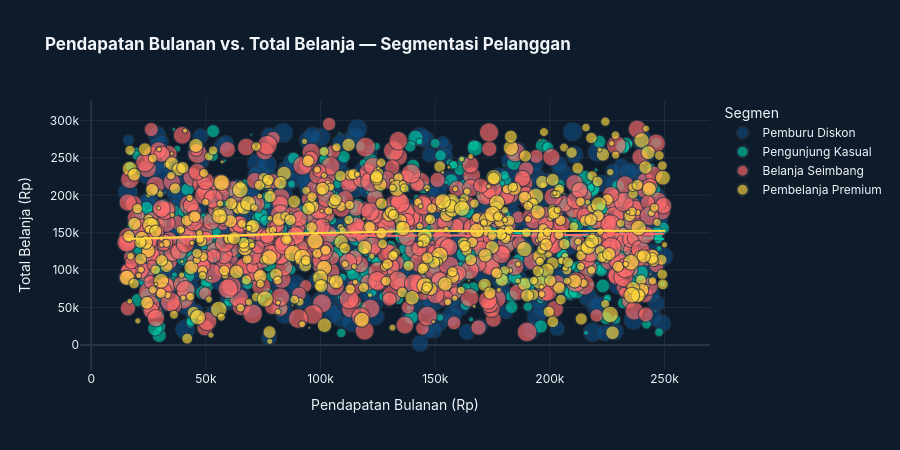

The code cell stored with this chart in its notebook:
### Markdown cell above
### Visual 3 — Pendapatan vs. Total Belanja per Segmen Pelanggan

**Insight:** Apakah pendapatan menjadi driver utama pola belanja? Bagaimana segmen terbentuk?

### Code cell
sample_df = df.sample(2000, random_state=42)

fig3 = px.scatter(
    sample_df, x="pendapatan_bulanan", y="total_belanja",
    color="segmen_pelanggan",
    size="pesanan_online_bulanan",
    hover_data=["usia", "preferensi_belanja", "tingkat_kota"],
    color_discrete_sequence=["#0F4C81","#00C9A7","#FF6B6B","#FFD93D"],
    title="<b>Pendapatan Bulanan vs. Total Belanja — Segmentasi Pelanggan</b>",
    labels={
        "pendapatan_bulanan": "Pendapatan Bulanan (Rp)",
        "total_belanja": "Total Belanja (Rp)",
        "segmen_pelanggan": "Segmen",
    },
    opacity=0.65,
    trendline="lowess",
    template="plotly_dark",
)
fig3.update_layout(
    paper_bgcolor="#0d1b2a", plot_bgcolor="#0d1b2a",
    font_family="Inter, sans-serif",
    height=450,
    legend=dict(bgcolor="rgba(0,0,0,0)"),
)
fig3.update_xaxes(gridcolor="rgba(255,255,255,0.07)")
fig3.update_yaxes(gridcolor="rgba(255,255,255,0.07)")
fig3.show()

corr_val = df["pendapatan_bulanan"].corr(df["total_belanja"])
print(f"\nKorelasi Pearson (Pendapatan vs Total Belanja): {corr_val:.4f}")
print("\nRata-rata total belanja per segmen:")
print(df.groupby("segmen_pelanggan")["total_belanja"].agg(["mean","count"]).sort_values("mean", ascending=False).to_string())
print("\n💡 INSIGHT: Korelasi rendah antara pendapatan dan belanja menunjukkan bahwa")
print("   motivasi belanja sangat dipengaruhi oleh perilaku (diskon, loyalitas merek),")
print("   bukan hanya kemampuan finansial. Segmen 'Pembelanja Premium' konsisten di high-spend.")

### Figure 1 — Plotly figure (JSON) as saved in the notebook; plotly's stock layout.template omitted (floating-point values rounded to 4 significant figures; data arrays with more than 128 entries replaced by an {"elided": "..."} marker saying what was removed)
{"data": [{"customdata": {"elided": "508x3 mixed values"}, "hovertemplate": "Segmen=Pemburu Diskon<br>Pendapatan Bulanan (Rp)=%{x}<br>Total Belanja (Rp)=%{y}<br>pesanan_online_bulanan=%{marker.size}<br>usia=%{customdata[0]}<br>preferensi_belanja=%{customdata[1]}<br>tingkat_kota=%{customdata[2]}<extra></extra>", "legendgroup": "Pemburu Diskon", "marker": {"color": "#0F4C81", "opacity": 0.65, "size": {"elided": "508 int values"}, "sizemode": "area", "sizeref": 0.1225, "symbol": "circle"}, "mode": "markers", "name": "Pemburu Diskon", "showlegend": true, "type": "scattergl", "x": {"elided": "508 int values"}, "xaxis": "x", "y": {"elided": "508 int values"}, "yaxis": "y"}, {"hovertemplate": "<b>LOWESS trendline</b><br><br>Segmen=Pemburu Diskon<br>Pendapatan Bulanan (Rp)=%{x}<br>Total Belanja (Rp)=%{y} <b>(trend)</b><extra></extra>", "legendgroup": "Pemburu Diskon", "marker": {"color": "#0F4C81", "symbol": "circle"}, "mode": "lines", "name": "Pemburu Diskon", "showlegend": false, "type": "scattergl", "x": {"elided": "508 int values"}, "xaxis": "x", "y": {"elided": "508 float values"}, "yaxis": "y"}, {"customdata": {"elided": "506x3 mixed values"}, "hovertemplate": "Segmen=Pengunjung Kasual<br>Pendapatan Bulanan (Rp)=%{x}<br>Total Belanja (Rp)=%{y}<br>pesanan_online_bulanan=%{marker.size}<br>usia=%{customdata[0]}<br>preferensi_belanja=%{customdata[1]}<br>tingkat_kota=%{customdata[2]}<extra></extra>", "legendgroup": "Pengunjung Kasual", "marker": {"color": "#00C9A7", "opacity": 0.65, "size": {"elided": "506 int values"}, "sizemode": "area", "sizeref": 0.1225, "symbol": "circle"}, "mode": "markers", "name": "Pengunjung Kasual", "showlegend": true, "type": "scattergl", "x": {"elided": "506 int values"}, "xaxis": "x", "y": {"elided": "506 int values"}, "yaxis": "y"}, {"hovertemplate": "<b>LOWESS trendline</b><br><br>Segmen=Pengunjung Kasual<br>Pendapatan Bulanan (Rp)=%{x}<br>Total Belanja (Rp)=%{y} <b>(trend)</b><extra></extra>", "legendgroup": "Pengunjung Kasual", "marker": {"color": "#00C9A7", "symbol": "circle"}, "mode": "lines", "name": "Pengunjung Kasual", "showlegend": false, "type": "scattergl", "x": {"elided": "506 int values"}, "xaxis": "x", "y": {"elided": "506 float values"}, "yaxis": "y"}, {"customdata": {"elided": "461x3 mixed values"}, "hovertemplate": "Segmen=Belanja Seimbang<br>Pendapatan Bulanan (Rp)=%{x}<br>Total Belanja (Rp)=%{y}<br>pesanan_online_bulanan=%{marker.size}<br>usia=%{customdata[0]}<br>preferensi_belanja=%{customdata[1]}<br>tingkat_kota=%{customdata[2]}<extra></extra>", "legendgroup": "Belanja Seimbang", "marker": {"color": "#FF6B6B", "opacity": 0.65, "size": {"elided": "461 int values"}, "sizemode": "area", "sizeref": 0.1225, "symbol": "circle"}, "mode": "markers", "name": "Belanja Seimbang", "showlegend": true, "type": "scattergl", "x": {"elided": "461 int values"}, "xaxis": "x", "y": {"elided": "461 int values"}, "yaxis": "y"}, {"hovertemplate": "<b>LOWESS trendline</b><br><br>Segmen=Belanja Seimbang<br>Pendapatan Bulanan (Rp)=%{x}<br>Total Belanja (Rp)=%{y} <b>(trend)</b><extra></extra>", "legendgroup": "Belanja Seimbang", "marker": {"color": "#FF6B6B", "symbol": "circle"}, "mode": "lines", "name": "Belanja Seimbang", "showlegend": false, "type": "scattergl", "x": {"elided": "461 int values"}, "xaxis": "x", "y": {"elided": "461 float values"}, "yaxis": "y"}, {"customdata": {"elided": "525x3 mixed values"}, "hovertemplate": "Segmen=Pembelanja Premium<br>Pendapatan Bulanan (Rp)=%{x}<br>Total Belanja (Rp)=%{y}<br>pesanan_online_bulanan=%{marker.size}<br>usia=%{customdata[0]}<br>preferensi_belanja=%{customdata[1]}<br>tingkat_kota=%{customdata[2]}<extra></extra>", "legendgroup": "Pembelanja Premium", "marker": {"color": "#FFD93D", "opacity": 0.65, "size": {"elided": "525 int values"}, "sizemode": "area", "sizeref": 0.1225, "symbol": "circle"}, "mode": "markers", "name": "Pembelanja Premium", "showlegend": true, "type": "scattergl", "x": {"elided": "525 int values"}, "xaxis": "x", "y": {"elided": "525 int values"}, "yaxis": "y"}, {"hovertemplate": "<b>LOWESS trendline</b><br><br>Segmen=Pembelanja Premium<br>Pendapatan Bulanan (Rp)=%{x}<br>Total Belanja (Rp)=%{y} <b>(trend)</b><extra></extra>", "legendgroup": "Pembelanja Premium", "marker": {"color": "#FFD93D", "symbol": "circle"}, "mode": "lines", "name": "Pembelanja Premium", "showlegend": false, "type": "scattergl", "x": {"elided": "525 int values"}, "xaxis": "x", "y": {"elided": "525 float values"}, "yaxis": "y"}], "layout": {"font": {"family": "Inter, sans-serif"}, "height": 450, "legend": {"bgcolor": "rgba(0,0,0,0)", "itemsizing": "constant", "title": {"text": "Segmen"}, "tracegroupgap": 0}, "paper_bgcolor": "#0d1b2a", "plot_bgcolor": "#0d1b2a", "title": {"text": "<b>Pendapatan Bulanan vs. Total Belanja — Segmentasi Pelanggan</b>"}, "xaxis": {"anchor": "y", "domain": [0.0, 1.0], "gridcolor": "rgba(255,255,255,0.07)", "title": {"text": "Pendapatan Bulanan (Rp)"}}, "yaxis": {"anchor": "x", "domain": [0.0, 1.0], "gridcolor": "rgba(255,255,255,0.07)", "title": {"text": "Total Belanja (Rp)"}}}}
